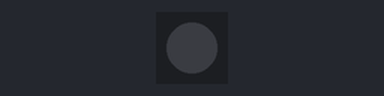
This sketch was run on a simulated ESP32. On the bench: 1 RGB LEDs in strip order, left to right. Dim RGB values are drawn brighter than linear.

Above: at 0.15 s.
At 20.94 s:
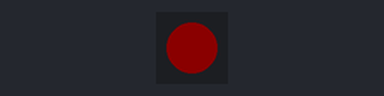
At 39.63 s:
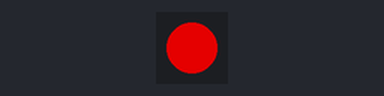
Timing chart, 0 to 40.0 s (numbered marks = the images above):
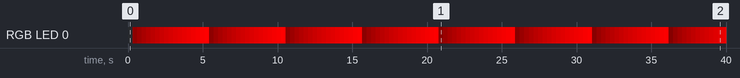

Measured:
- by itself, RGB LED 0: off → RGB(15, 0, 0) at 0.30 s, → RGB(30, 0, 0) 0.30 s later, → RGB(45, 0, 0) 0.30 s later, → RGB(60, 0, 0) 0.30 s later, … (132 changes in this stretch)

The sketch:

ESP32_RGB_2812simple.ino
```cpp
/* 200118
 * Juergen Walter
 * RGBLED
 * Green 0...100%
 * Red 0...100%
 * Blue 0...100%
 */
#include <Adafruit_NeoPixel.h>              //Version 1.3.4

#define PIN      15   // DIN Data in of RGBLED
#define NUMPIXELS 1   // how many RGBLED are there


Adafruit_NeoPixel pixels(NUMPIXELS, PIN, NEO_GRB + NEO_KHZ800);

void setup() {
  pixels.begin(); // initializes NeoPixel object
}

void loop() {
char i=0;         // green
char j=0;         // red
char k=0;         // blue
for(i=0; i<255; i++)  {
    pixels.setPixelColor(0, pixels.Color(i,j,k));
    pixels.show();   // updated pixel colors to the hardware.
    delay(20); // Pause before next pass through loop
      }
i=0;
for (j=0; j<255; j++) {
    pixels.setPixelColor(0, pixels.Color(i,j,k));
    pixels.show();   // updated pixel colors to the hardware.
    delay(20); // Pause before next pass through loop
      }
j=0;
for (k=0; k<255; k++)  {
    pixels.setPixelColor(0, pixels.Color(i,j,k));
    pixels.show();   // updated pixel colors to the hardware.
    delay(20); // Pause before next pass through loop
      }
k=0;
}
```
